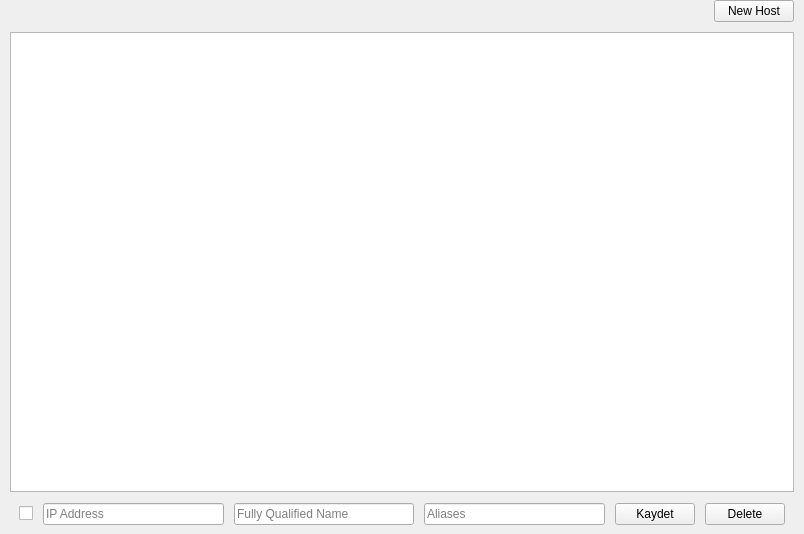
<?xml version="1.0" encoding="UTF-8"?>
<ui version="4.0">
 <class>HostManage</class>
 <widget class="QWidget" name="HostManage">
  <property name="geometry">
   <rect>
    <x>0</x>
    <y>0</y>
    <width>804</width>
    <height>534</height>
   </rect>
  </property>
  <property name="windowTitle">
   <string>Form</string>
  </property>
  <layout class="QGridLayout" name="gridLayout">
   <property name="leftMargin">
    <number>10</number>
   </property>
   <property name="topMargin">
    <number>0</number>
   </property>
   <property name="rightMargin">
    <number>10</number>
   </property>
   <property name="bottomMargin">
    <number>0</number>
   </property>
   <property name="spacing">
    <number>10</number>
   </property>
   <item row="1" column="0">
    <widget class="QTableView" name="tableViewHosts"/>
   </item>
   <item row="2" column="0">
    <widget class="QWidget" name="widgetAddEditHost" native="true">
     <layout class="QHBoxLayout" name="horizontalLayout">
      <property name="spacing">
       <number>10</number>
      </property>
      <property name="topMargin">
       <number>1</number>
      </property>
      <item>
       <widget class="QCheckBox" name="checkStatus">
        <property name="cursor">
         <cursorShape>PointingHandCursor</cursorShape>
        </property>
        <property name="focusPolicy">
         <enum>Qt::NoFocus</enum>
        </property>
        <property name="accessibleName">
         <string>circle</string>
        </property>
        <property name="text">
         <string/>
        </property>
       </widget>
      </item>
      <item>
       <widget class="QLineEdit" name="txtIP">
        <property name="placeholderText">
         <string>IP Address</string>
        </property>
       </widget>
      </item>
      <item>
       <widget class="QLineEdit" name="txtFullyQualified">
        <property name="placeholderText">
         <string>Fully Qualified Name</string>
        </property>
       </widget>
      </item>
      <item>
       <widget class="QLineEdit" name="txtAliases">
        <property name="placeholderText">
         <string>Aliases</string>
        </property>
       </widget>
      </item>
      <item>
       <widget class="QPushButton" name="btnSave">
        <property name="cursor">
         <cursorShape>PointingHandCursor</cursorShape>
        </property>
        <property name="accessibleName">
         <string>primary</string>
        </property>
        <property name="text">
         <string>Kaydet</string>
        </property>
       </widget>
      </item>
      <item>
       <widget class="QPushButton" name="btnDelete">
        <property name="cursor">
         <cursorShape>PointingHandCursor</cursorShape>
        </property>
        <property name="accessibleName">
         <string>danger</string>
        </property>
        <property name="text">
         <string>Delete</string>
        </property>
       </widget>
      </item>
     </layout>
    </widget>
   </item>
   <item row="0" column="0">
    <layout class="QHBoxLayout" name="horizontalLayout_2">
     <property name="spacing">
      <number>10</number>
     </property>
     <property name="leftMargin">
      <number>0</number>
     </property>
     <property name="topMargin">
      <number>0</number>
     </property>
     <item alignment="Qt::AlignLeft">
      <widget class="QLabel" name="lblHostTitle">
       <property name="text">
        <string/>
       </property>
      </widget>
     </item>
     <item>
      <spacer name="horizontalSpacer">
       <property name="orientation">
        <enum>Qt::Horizontal</enum>
       </property>
       <property name="sizeHint" stdset="0">
        <size>
         <width>40</width>
         <height>20</height>
        </size>
       </property>
      </spacer>
     </item>
     <item alignment="Qt::AlignRight">
      <widget class="QPushButton" name="btnNewHost">
       <property name="cursor">
        <cursorShape>PointingHandCursor</cursorShape>
       </property>
       <property name="focusPolicy">
        <enum>Qt::NoFocus</enum>
       </property>
       <property name="accessibleName">
        <string>primary</string>
       </property>
       <property name="text">
        <string>New Host</string>
       </property>
      </widget>
     </item>
    </layout>
   </item>
  </layout>
 </widget>
 <resources/>
 <connections/>
</ui>
